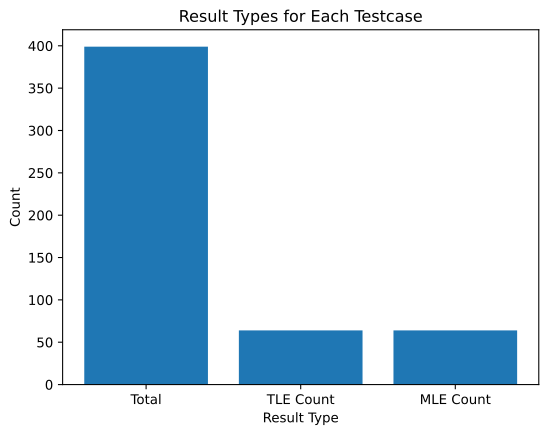

Write the Python code that produced this figure.
import json
import matplotlib.pyplot as plt

with open('research_results_20250824_192037.json', 'r') as file:
    data = json.load(file)

dat = [0, 0, 0]

for entry in data["results"]:
    task_name = entry.get("task_id")
    if "tle_analysis" in entry:
        dat[0] += entry["tle_analysis"]["total_input_sizes"]
        dat[1] += entry["tle_analysis"]["tle_count"]
        dat[2] += entry["mle_analysis"]["mle_count"]

plt.xlabel("Result Type")
plt.ylabel("Count")
plt.title("Result Types for Each Testcase")

plt.bar(["Total", "TLE Count", "MLE Count"], dat)

plt.savefig("fig_3.svg", bbox_inches="tight")
